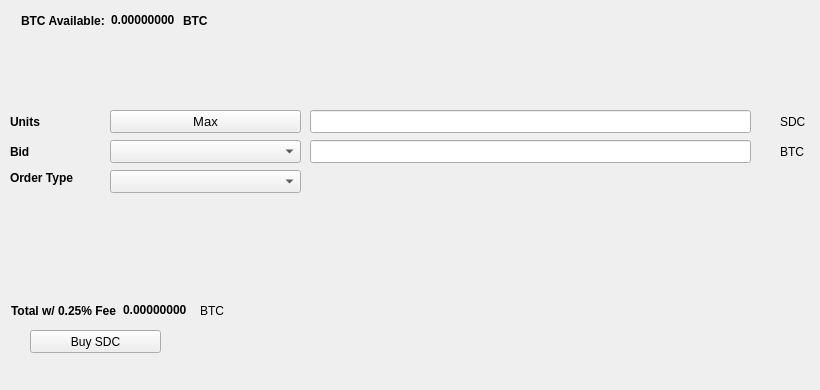
   <widget class="QWidget" name="BuyTab">
    <attribute name="title">
     <string>Buy</string>
    </attribute>
    <widget class="QPushButton" name="BuySDC">
     <property name="geometry">
      <rect>
       <x>30</x>
       <y>330</y>
       <width>131</width>
       <height>23</height>
      </rect>
     </property>
     <property name="text">
      <string>Buy SDC</string>
     </property>
     <property name="icon">
      <iconset resource="../sharedexcoin.qrc">
       <normaloff>:/icons/bitcoin</normaloff>:/icons/bitcoin</iconset>
     </property>
    </widget>
    <widget class="QLabel" name="label_3">
     <property name="geometry">
      <rect>
       <x>10</x>
       <y>110</y>
       <width>46</width>
       <height>23</height>
      </rect>
     </property>
     <property name="font">
      <font>
       <weight>75</weight>
       <bold>true</bold>
      </font>
     </property>
     <property name="text">
      <string>Units</string>
     </property>
    </widget>
    <widget class="QLineEdit" name="UnitsInput">
     <property name="geometry">
      <rect>
       <x>310</x>
       <y>110</y>
       <width>441</width>
       <height>23</height>
      </rect>
     </property>
     <property name="font">
      <font>
       <pointsize>9</pointsize>
       <weight>75</weight>
       <bold>true</bold>
      </font>
     </property>
    </widget>
    <widget class="QLineEdit" name="BuyBidPriceEdit">
     <property name="geometry">
      <rect>
       <x>310</x>
       <y>140</y>
       <width>441</width>
       <height>23</height>
      </rect>
     </property>
     <property name="font">
      <font>
       <pointsize>9</pointsize>
       <weight>75</weight>
       <bold>true</bold>
      </font>
     </property>
    </widget>
    <widget class="QLabel" name="label_4">
     <property name="geometry">
      <rect>
       <x>780</x>
       <y>110</y>
       <width>31</width>
       <height>23</height>
      </rect>
     </property>
     <property name="text">
      <string>SDC</string>
     </property>
    </widget>
    <widget class="QLabel" name="label_5">
     <property name="geometry">
      <rect>
       <x>780</x>
       <y>140</y>
       <width>31</width>
       <height>23</height>
      </rect>
     </property>
     <property name="text">
      <string>BTC</string>
     </property>
    </widget>
    <widget class="QLabel" name="label_6">
     <property name="geometry">
      <rect>
       <x>10</x>
       <y>140</y>
       <width>46</width>
       <height>23</height>
      </rect>
     </property>
     <property name="font">
      <font>
       <weight>75</weight>
       <bold>true</bold>
      </font>
     </property>
     <property name="text">
      <string>Bid</string>
     </property>
    </widget>
    <widget class="QLabel" name="label_7">
     <property name="geometry">
      <rect>
       <x>10</x>
       <y>170</y>
       <width>91</width>
       <height>16</height>
      </rect>
     </property>
     <property name="font">
      <font>
       <weight>75</weight>
       <bold>true</bold>
      </font>
     </property>
     <property name="text">
      <string>Order Type</string>
     </property>
    </widget>
    <widget class="QPushButton" name="Buy_Max_Amount">
     <property name="geometry">
      <rect>
       <x>110</x>
       <y>110</y>
       <width>191</width>
       <height>23</height>
      </rect>
     </property>
     <property name="font">
      <font>
       <pointsize>10</pointsize>
      </font>
     </property>
     <property name="text">
      <string>Max</string>
     </property>
    </widget>
    <widget class="QComboBox" name="BuyBidcomboBox">
     <property name="geometry">
      <rect>
       <x>110</x>
       <y>140</y>
       <width>191</width>
       <height>23</height>
      </rect>
     </property>
     <property name="font">
      <font>
       <pointsize>10</pointsize>
      </font>
     </property>
    </widget>
    <widget class="QComboBox" name="buyOrdertypeCombo">
     <property name="geometry">
      <rect>
       <x>110</x>
       <y>170</y>
       <width>191</width>
       <height>23</height>
      </rect>
     </property>
     <property name="font">
      <font>
       <pointsize>10</pointsize>
      </font>
     </property>
    </widget>
    <widget class="QWidget" name="layoutWidget1">
     <property name="geometry">
      <rect>
       <x>21</x>
       <y>11</y>
       <width>227</width>
       <height>19</height>
      </rect>
     </property>
     <layout class="QHBoxLayout" name="horizontalLayout_3">
      <item>
       <widget class="QLabel" name="label232">
        <property name="font">
         <font>
          <weight>75</weight>
          <bold>true</bold>
         </font>
        </property>
        <property name="text">
         <string>BTC Available:</string>
        </property>
       </widget>
      </item>
      <item>
       <widget class="QLabel" name="BtcAvailableLbl">
        <property name="palette">
         <palette>
          <active>
           <colorrole role="WindowText">
            <brush brushstyle="SolidPattern">
             <color alpha="255">
              <red>0</red>
              <green>0</green>
              <blue>0</blue>
             </color>
            </brush>
           </colorrole>
           <colorrole role="Button">
            <brush brushstyle="SolidPattern">
             <color alpha="255">
              <red>0</red>
              <green>170</green>
              <blue>0</blue>
             </color>
            </brush>
           </colorrole>
           <colorrole role="Light">
            <brush brushstyle="SolidPattern">
             <color alpha="255">
              <red>0</red>
              <green>255</green>
              <blue>0</blue>
             </color>
            </brush>
           </colorrole>
           <colorrole role="Midlight">
            <brush brushstyle="SolidPattern">
             <color alpha="255">
              <red>0</red>
              <green>212</green>
              <blue>0</blue>
             </color>
            </brush>
           </colorrole>
           <colorrole role="Dark">
            <brush brushstyle="SolidPattern">
             <color alpha="255">
              <red>0</red>
              <green>85</green>
              <blue>0</blue>
             </color>
            </brush>
           </colorrole>
           <colorrole role="Mid">
            <brush brushstyle="SolidPattern">
             <color alpha="255">
              <red>0</red>
              <green>113</green>
              <blue>0</blue>
             </color>
            </brush>
           </colorrole>
           <colorrole role="Text">
            <brush brushstyle="SolidPattern">
             <color alpha="255">
              <red>0</red>
              <green>170</green>
              <blue>0</blue>
             </color>
            </brush>
           </colorrole>
           <colorrole role="BrightText">
            <brush brushstyle="SolidPattern">
             <color alpha="255">
              <red>255</red>
              <green>255</green>
              <blue>255</blue>
             </color>
            </brush>
           </colorrole>
           <colorrole role="ButtonText">
            <brush brushstyle="SolidPattern">
             <color alpha="255">
              <red>0</red>
              <green>0</green>
              <blue>0</blue>
             </color>
            </brush>
           </colorrole>
           <colorrole role="Base">
            <brush brushstyle="SolidPattern">
             <color alpha="255">
              <red>255</red>
              <green>255</green>
              <blue>255</blue>
             </color>
            </brush>
           </colorrole>
           <colorrole role="Window">
            <brush brushstyle="SolidPattern">
             <color alpha="255">
              <red>0</red>
              <green>170</green>
              <blue>0</blue>
             </color>
            </brush>
           </colorrole>
           <colorrole role="Shadow">
            <brush brushstyle="SolidPattern">
             <color alpha="255">
              <red>0</red>
              <green>0</green>
              <blue>0</blue>
             </color>
            </brush>
           </colorrole>
           <colorrole role="AlternateBase">
            <brush brushstyle="SolidPattern">
             <color alpha="255">
              <red>127</red>
              <green>212</green>
              <blue>127</blue>
             </color>
            </brush>
           </colorrole>
           <colorrole role="ToolTipBase">
            <brush brushstyle="SolidPattern">
             <color alpha="255">
              <red>255</red>
              <green>255</green>
              <blue>220</blue>
             </color>
            </brush>
           </colorrole>
           <colorrole role="ToolTipText">
            <brush brushstyle="SolidPattern">
             <color alpha="255">
              <red>0</red>
              <green>0</green>
              <blue>0</blue>
             </color>
            </brush>
           </colorrole>
          </active>
          <inactive>
           <colorrole role="WindowText">
            <brush brushstyle="SolidPattern">
             <color alpha="255">
              <red>0</red>
              <green>0</green>
              <blue>0</blue>
             </color>
            </brush>
           </colorrole>
           <colorrole role="Button">
            <brush brushstyle="SolidPattern">
             <color alpha="255">
              <red>0</red>
              <green>170</green>
              <blue>0</blue>
             </color>
            </brush>
           </colorrole>
           <colorrole role="Light">
            <brush brushstyle="SolidPattern">
             <color alpha="255">
              <red>0</red>
              <green>255</green>
              <blue>0</blue>
             </color>
            </brush>
           </colorrole>
           <colorrole role="Midlight">
            <brush brushstyle="SolidPattern">
             <color alpha="255">
              <red>0</red>
              <green>212</green>
              <blue>0</blue>
             </color>
            </brush>
           </colorrole>
           <colorrole role="Dark">
            <brush brushstyle="SolidPattern">
             <color alpha="255">
              <red>0</red>
              <green>85</green>
              <blue>0</blue>
             </color>
            </brush>
           </colorrole>
           <colorrole role="Mid">
            <brush brushstyle="SolidPattern">
             <color alpha="255">
              <red>0</red>
              <green>113</green>
              <blue>0</blue>
             </color>
            </brush>
           </colorrole>
           <colorrole role="Text">
            <brush brushstyle="SolidPattern">
             <color alpha="255">
              <red>0</red>
              <green>170</green>
              <blue>0</blue>
             </color>
            </brush>
           </colorrole>
           <colorrole role="BrightText">
            <brush brushstyle="SolidPattern">
             <color alpha="255">
              <red>255</red>
              <green>255</green>
              <blue>255</blue>
             </color>
            </brush>
           </colorrole>
           <colorrole role="ButtonText">
            <brush brushstyle="SolidPattern">
             <color alpha="255">
              <red>0</red>
              <green>0</green>
              <blue>0</blue>
             </color>
            </brush>
           </colorrole>
           <colorrole role="Base">
            <brush brushstyle="SolidPattern">
             <color alpha="255">
              <red>255</red>
              <green>255</green>
              <blue>255</blue>
             </color>
            </brush>
           </colorrole>
           <colorrole role="Window">
            <brush brushstyle="SolidPattern">
             <color alpha="255">
              <red>0</red>
              <green>170</green>
              <blue>0</blue>
             </color>
            </brush>
           </colorrole>
           <colorrole role="Shadow">
            <brush brushstyle="SolidPattern">
             <color alpha="255">
              <red>0</red>
              <green>0</green>
              <blue>0</blue>
             </color>
            </brush>
           </colorrole>
           <colorrole role="AlternateBase">
            <brush brushstyle="SolidPattern">
             <color alpha="255">
              <red>127</red>
              <green>212</green>
              <blue>127</blue>
             </color>
            </brush>
           </colorrole>
           <colorrole role="ToolTipBase">
            <brush brushstyle="SolidPattern">
             <color alpha="255">
              <red>255</red>
              <green>255</green>
              <blue>220</blue>
             </color>
            </brush>
           </colorrole>
           <colorrole role="ToolTipText">
            <brush brushstyle="SolidPattern">
             <color alpha="255">
              <red>0</red>
              <green>0</green>
              <blue>0</blue>
             </color>
            </brush>
           </colorrole>
          </inactive>
          <disabled>
           <colorrole role="WindowText">
            <brush brushstyle="SolidPattern">
             <color alpha="255">
              <red>0</red>
              <green>85</green>
              <blue>0</blue>
             </color>
            </brush>
           </colorrole>
           <colorrole role="Button">
            <brush brushstyle="SolidPattern">
             <color alpha="255">
              <red>0</red>
              <green>170</green>
              <blue>0</blue>
             </color>
            </brush>
           </colorrole>
           <colorrole role="Light">
            <brush brushstyle="SolidPattern">
             <color alpha="255">
              <red>0</red>
              <green>255</green>
              <blue>0</blue>
             </color>
            </brush>
           </colorrole>
           <colorrole role="Midlight">
            <brush brushstyle="SolidPattern">
             <color alpha="255">
              <red>0</red>
              <green>212</green>
              <blue>0</blue>
             </color>
            </brush>
           </colorrole>
           <colorrole role="Dark">
            <brush brushstyle="SolidPattern">
             <color alpha="255">
              <red>0</red>
              <green>85</green>
              <blue>0</blue>
             </color>
            </brush>
           </colorrole>
           <colorrole role="Mid">
            <brush brushstyle="SolidPattern">
             <color alpha="255">
              <red>0</red>
              <green>113</green>
              <blue>0</blue>
             </color>
            </brush>
           </colorrole>
           <colorrole role="Text">
            <brush brushstyle="SolidPattern">
             <color alpha="255">
              <red>0</red>
              <green>85</green>
              <blue>0</blue>
             </color>
            </brush>
           </colorrole>
           <colorrole role="BrightText">
            <brush brushstyle="SolidPattern">
             <color alpha="255">
              <red>255</red>
              <green>255</green>
              <blue>255</blue>
             </color>
            </brush>
           </colorrole>
           <colorrole role="ButtonText">
            <brush brushstyle="SolidPattern">
             <color alpha="255">
              <red>0</red>
              <green>85</green>
              <blue>0</blue>
             </color>
            </brush>
           </colorrole>
           <colorrole role="Base">
            <brush brushstyle="SolidPattern">
             <color alpha="255">
              <red>0</red>
              <green>170</green>
              <blue>0</blue>
             </color>
            </brush>
           </colorrole>
           <colorrole role="Window">
            <brush brushstyle="SolidPattern">
             <color alpha="255">
              <red>0</red>
              <green>170</green>
              <blue>0</blue>
             </color>
            </brush>
           </colorrole>
           <colorrole role="Shadow">
            <brush brushstyle="SolidPattern">
             <color alpha="255">
              <red>0</red>
              <green>0</green>
              <blue>0</blue>
             </color>
            </brush>
           </colorrole>
           <colorrole role="AlternateBase">
            <brush brushstyle="SolidPattern">
             <color alpha="255">
              <red>0</red>
              <green>170</green>
              <blue>0</blue>
             </color>
            </brush>
           </colorrole>
           <colorrole role="ToolTipBase">
            <brush brushstyle="SolidPattern">
             <color alpha="255">
              <red>255</red>
              <green>255</green>
              <blue>220</blue>
             </color>
            </brush>
           </colorrole>
           <colorrole role="ToolTipText">
            <brush brushstyle="SolidPattern">
             <color alpha="255">
              <red>0</red>
              <green>0</green>
              <blue>0</blue>
             </color>
            </brush>
           </colorrole>
          </disabled>
         </palette>
        </property>
        <property name="font">
         <font>
          <weight>75</weight>
          <bold>true</bold>
         </font>
        </property>
        <property name="text">
         <string>0.00000000</string>
        </property>
        <property name="textInteractionFlags">
         <set>Qt::LinksAccessibleByMouse|Qt::TextSelectableByKeyboard|Qt::TextSelectableByMouse</set>
        </property>
       </widget>
      </item>
      <item>
       <widget class="QLabel" name="BtcAvailableLbl_2">
        <property name="font">
         <font>
          <weight>75</weight>
          <bold>true</bold>
         </font>
        </property>
        <property name="text">
         <string>BTC</string>
        </property>
       </widget>
      </item>
     </layout>
    </widget>
    <widget class="QWidget" name="layoutWidge2">
     <property name="geometry">
      <rect>
       <x>11</x>
       <y>301</y>
       <width>259</width>
       <height>19</height>
      </rect>
     </property>
     <layout class="QHBoxLayout" name="horizontalLayout_4">
      <item>
       <widget class="QLabel" name="label_9">
        <property name="font">
         <font>
          <weight>75</weight>
          <bold>true</bold>
         </font>
        </property>
        <property name="text">
         <string>Total w/ 0.25% Fee</string>
        </property>
       </widget>
      </item>
      <item>
       <widget class="QLabel" name="BuyCostLabel">
        <property name="palette">
         <palette>
          <active>
           <colorrole role="WindowText">
            <brush brushstyle="SolidPattern">
             <color alpha="255">
              <red>0</red>
              <green>0</green>
              <blue>0</blue>
             </color>
            </brush>
           </colorrole>
           <colorrole role="Button">
            <brush brushstyle="SolidPattern">
             <color alpha="255">
              <red>0</red>
              <green>170</green>
              <blue>0</blue>
             </color>
            </brush>
           </colorrole>
           <colorrole role="Light">
            <brush brushstyle="SolidPattern">
             <color alpha="255">
              <red>0</red>
              <green>255</green>
              <blue>0</blue>
             </color>
            </brush>
           </colorrole>
           <colorrole role="Midlight">
            <brush brushstyle="SolidPattern">
             <color alpha="255">
              <red>0</red>
              <green>212</green>
              <blue>0</blue>
             </color>
            </brush>
           </colorrole>
           <colorrole role="Dark">
            <brush brushstyle="SolidPattern">
             <color alpha="255">
              <red>0</red>
              <green>85</green>
              <blue>0</blue>
             </color>
            </brush>
           </colorrole>
           <colorrole role="Mid">
            <brush brushstyle="SolidPattern">
             <color alpha="255">
              <red>0</red>
              <green>113</green>
              <blue>0</blue>
             </color>
            </brush>
           </colorrole>
           <colorrole role="Text">
            <brush brushstyle="SolidPattern">
             <color alpha="255">
              <red>0</red>
              <green>170</green>
              <blue>0</blue>
             </color>
            </brush>
           </colorrole>
           <colorrole role="BrightText">
            <brush brushstyle="SolidPattern">
             <color alpha="255">
              <red>255</red>
              <green>255</green>
              <blue>255</blue>
             </color>
            </brush>
           </colorrole>
           <colorrole role="ButtonText">
            <brush brushstyle="SolidPattern">
             <color alpha="255">
              <red>0</red>
              <green>0</green>
              <blue>0</blue>
             </color>
            </brush>
           </colorrole>
           <colorrole role="Base">
            <brush brushstyle="SolidPattern">
             <color alpha="255">
              <red>255</red>
              <green>255</green>
              <blue>255</blue>
             </color>
            </brush>
           </colorrole>
           <colorrole role="Window">
            <brush brushstyle="SolidPattern">
             <color alpha="255">
              <red>0</red>
              <green>170</green>
              <blue>0</blue>
             </color>
            </brush>
           </colorrole>
           <colorrole role="Shadow">
            <brush brushstyle="SolidPattern">
             <color alpha="255">
              <red>0</red>
              <green>0</green>
              <blue>0</blue>
             </color>
            </brush>
           </colorrole>
           <colorrole role="AlternateBase">
            <brush brushstyle="SolidPattern">
             <color alpha="255">
              <red>127</red>
              <green>212</green>
              <blue>127</blue>
             </color>
            </brush>
           </colorrole>
           <colorrole role="ToolTipBase">
            <brush brushstyle="SolidPattern">
             <color alpha="255">
              <red>255</red>
              <green>255</green>
              <blue>220</blue>
             </color>
            </brush>
           </colorrole>
           <colorrole role="ToolTipText">
            <brush brushstyle="SolidPattern">
             <color alpha="255">
              <red>0</red>
              <green>0</green>
              <blue>0</blue>
             </color>
            </brush>
           </colorrole>
          </active>
          <inactive>
           <colorrole role="WindowText">
            <brush brushstyle="SolidPattern">
             <color alpha="255">
              <red>0</red>
              <green>0</green>
              <blue>0</blue>
             </color>
            </brush>
           </colorrole>
           <colorrole role="Button">
            <brush brushstyle="SolidPattern">
             <color alpha="255">
              <red>0</red>
              <green>170</green>
              <blue>0</blue>
             </color>
            </brush>
           </colorrole>
           <colorrole role="Light">
            <brush brushstyle="SolidPattern">
             <color alpha="255">
              <red>0</red>
              <green>255</green>
              <blue>0</blue>
             </color>
            </brush>
           </colorrole>
           <colorrole role="Midlight">
            <brush brushstyle="SolidPattern">
             <color alpha="255">
              <red>0</red>
              <green>212</green>
              <blue>0</blue>
             </color>
            </brush>
           </colorrole>
           <colorrole role="Dark">
            <brush brushstyle="SolidPattern">
             <color alpha="255">
              <red>0</red>
              <green>85</green>
              <blue>0</blue>
             </color>
            </brush>
           </colorrole>
           <colorrole role="Mid">
            <brush brushstyle="SolidPattern">
             <color alpha="255">
              <red>0</red>
              <green>113</green>
              <blue>0</blue>
             </color>
            </brush>
           </colorrole>
           <colorrole role="Text">
            <brush brushstyle="SolidPattern">
             <color alpha="255">
              <red>0</red>
              <green>170</green>
              <blue>0</blue>
             </color>
            </brush>
           </colorrole>
           <colorrole role="BrightText">
            <brush brushstyle="SolidPattern">
             <color alpha="255">
              <red>255</red>
              <green>255</green>
              <blue>255</blue>
             </color>
            </brush>
           </colorrole>
           <colorrole role="ButtonText">
            <brush brushstyle="SolidPattern">
             <color alpha="255">
              <red>0</red>
              <green>0</green>
              <blue>0</blue>
             </color>
            </brush>
           </colorrole>
           <colorrole role="Base">
            <brush brushstyle="SolidPattern">
             <color alpha="255">
              <red>255</red>
              <green>255</green>
              <blue>255</blue>
             </color>
            </brush>
           </colorrole>
           <colorrole role="Window">
            <brush brushstyle="SolidPattern">
             <color alpha="255">
              <red>0</red>
              <green>170</green>
              <blue>0</blue>
             </color>
            </brush>
           </colorrole>
           <colorrole role="Shadow">
            <brush brushstyle="SolidPattern">
             <color alpha="255">
              <red>0</red>
              <green>0</green>
              <blue>0</blue>
             </color>
            </brush>
           </colorrole>
           <colorrole role="AlternateBase">
            <brush brushstyle="SolidPattern">
             <color alpha="255">
              <red>127</red>
              <green>212</green>
              <blue>127</blue>
             </color>
            </brush>
           </colorrole>
           <colorrole role="ToolTipBase">
            <brush brushstyle="SolidPattern">
             <color alpha="255">
              <red>255</red>
              <green>255</green>
              <blue>220</blue>
             </color>
            </brush>
           </colorrole>
           <colorrole role="ToolTipText">
            <brush brushstyle="SolidPattern">
             <color alpha="255">
              <red>0</red>
              <green>0</green>
              <blue>0</blue>
             </color>
            </brush>
           </colorrole>
          </inactive>
          <disabled>
           <colorrole role="WindowText">
            <brush brushstyle="SolidPattern">
             <color alpha="255">
              <red>0</red>
              <green>85</green>
              <blue>0</blue>
             </color>
            </brush>
           </colorrole>
           <colorrole role="Button">
            <brush brushstyle="SolidPattern">
             <color alpha="255">
              <red>0</red>
              <green>170</green>
              <blue>0</blue>
             </color>
            </brush>
           </colorrole>
           <colorrole role="Light">
            <brush brushstyle="SolidPattern">
             <color alpha="255">
              <red>0</red>
              <green>255</green>
              <blue>0</blue>
             </color>
            </brush>
           </colorrole>
           <colorrole role="Midlight">
            <brush brushstyle="SolidPattern">
             <color alpha="255">
              <red>0</red>
              <green>212</green>
              <blue>0</blue>
             </color>
            </brush>
           </colorrole>
           <colorrole role="Dark">
            <brush brushstyle="SolidPattern">
             <color alpha="255">
              <red>0</red>
              <green>85</green>
              <blue>0</blue>
             </color>
            </brush>
           </colorrole>
           <colorrole role="Mid">
            <brush brushstyle="SolidPattern">
             <color alpha="255">
              <red>0</red>
              <green>113</green>
              <blue>0</blue>
             </color>
            </brush>
           </colorrole>
           <colorrole role="Text">
            <brush brushstyle="SolidPattern">
             <color alpha="255">
              <red>0</red>
              <green>85</green>
              <blue>0</blue>
             </color>
            </brush>
           </colorrole>
           <colorrole role="BrightText">
            <brush brushstyle="SolidPattern">
             <color alpha="255">
              <red>255</red>
              <green>255</green>
              <blue>255</blue>
             </color>
            </brush>
           </colorrole>
           <colorrole role="ButtonText">
            <brush brushstyle="SolidPattern">
             <color alpha="255">
              <red>0</red>
              <green>85</green>
              <blue>0</blue>
             </color>
            </brush>
           </colorrole>
           <colorrole role="Base">
            <brush brushstyle="SolidPattern">
             <color alpha="255">
              <red>0</red>
              <green>170</green>
              <blue>0</blue>
             </color>
            </brush>
           </colorrole>
           <colorrole role="Window">
            <brush brushstyle="SolidPattern">
             <color alpha="255">
              <red>0</red>
              <green>170</green>
              <blue>0</blue>
             </color>
            </brush>
           </colorrole>
           <colorrole role="Shadow">
            <brush brushstyle="SolidPattern">
             <color alpha="255">
              <red>0</red>
              <green>0</green>
              <blue>0</blue>
             </color>
            </brush>
           </colorrole>
           <colorrole role="AlternateBase">
            <brush brushstyle="SolidPattern">
             <color alpha="255">
              <red>0</red>
              <green>170</green>
              <blue>0</blue>
             </color>
            </brush>
           </colorrole>
           <colorrole role="ToolTipBase">
            <brush brushstyle="SolidPattern">
             <color alpha="255">
              <red>255</red>
              <green>255</green>
              <blue>220</blue>
             </color>
            </brush>
           </colorrole>
           <colorrole role="ToolTipText">
            <brush brushstyle="SolidPattern">
             <color alpha="255">
              <red>0</red>
              <green>0</green>
              <blue>0</blue>
             </color>
            </brush>
           </colorrole>
          </disabled>
         </palette>
        </property>
        <property name="font">
         <font>
          <weight>75</weight>
          <bold>true</bold>
         </font>
        </property>
        <property name="autoFillBackground">
         <bool>false</bool>
        </property>
        <property name="text">
         <string>0.00000000</string>
        </property>
        <property name="textInteractionFlags">
         <set>Qt::LinksAccessibleByMouse|Qt::TextSelectableByMouse</set>
        </property>
       </widget>
      </item>
      <item>
       <widget class="QLabel" name="label_10">
        <property name="font">
         <font>
          <weight>50</weight>
          <bold>false</bold>
         </font>
        </property>
        <property name="text">
         <string>BTC</string>
        </property>
       </widget>
      </item>
     </layout>
    </widget>
    <widget class="QLabel" name="label_24">
     <property name="geometry">
      <rect>
       <x>460</x>
       <y>300</y>
       <width>281</width>
       <height>81</height>
      </rect>
     </property>
     <property name="text">
      <string/>
     </property>
     <property name="pixmap">
      <pixmap>:/images/bittrex</pixmap>
     </property>
    </widget>
   </widget>
